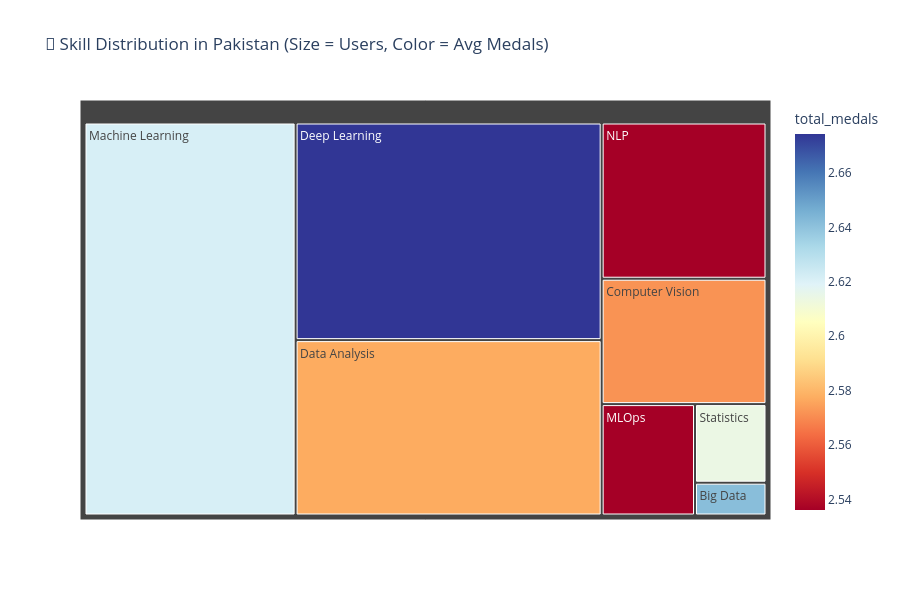

Notebook code for this chart:
### Markdown cell above
---

## 💼 Skills & Specialization Analysis

### Code cell
# Analyze primary skills
skill_stats = df.groupby('primary_skill').agg({
    'user_id': 'count',
    'total_medals': 'mean',
    'activity_score': 'mean',
    'followers': 'mean'
}).reset_index().sort_values('user_id', ascending=False)

# Create treemap
fig = px.treemap(skill_stats, 
                 path=['primary_skill'], 
                 values='user_id',
                 color='total_medals',
                 hover_data=['activity_score', 'followers'],
                 color_continuous_scale='RdYlBu',
                 title='🎯 Skill Distribution in Pakistan (Size = Users, Color = Avg Medals)')

fig.update_layout(height=600)
fig.show()

# Skills by city heatmap
city_skill = pd.crosstab(df['city'], df['primary_skill'], normalize='index') * 100

plt.figure(figsize=(14, 8))
sns.heatmap(city_skill, annot=True, fmt='.1f', cmap='YlOrRd', cbar_kws={'label': 'Percentage'})
plt.title('🗺️ Skill Specialization by City (%)', fontsize=16, fontweight='bold')
plt.xlabel('Primary Skill', fontsize=12)
plt.ylabel('City', fontsize=12)
plt.tight_layout()
plt.savefig('city_skills_heatmap.png', dpi=300, bbox_inches='tight')
plt.show()

print("\n💡 Key Insights:")
print(f"   • Most popular skill: {skill_stats.iloc[0]['primary_skill']} ({skill_stats.iloc[0]['user_id']} users)")
print(f"   • Highest medal rate: {skill_stats.loc[skill_stats['total_medals'].idxmax(), 'primary_skill']}")

### Figure 1 — Plotly figure (JSON) as saved in the notebook; plotly's stock layout.template omitted (floating-point values rounded to 4 significant figures)
{"data": [{"branchvalues": "total", "customdata": [["56.279466666666664", "50.190933333333334", 2.621], ["56.22126245847176", "49.709634551495014", 2.674], ["58.4921681780709", "47.0", 2.577], ["58.534364261168385", "51.987972508591064", 2.536], ["56.98286937901499", "52.42184154175589", 2.572], ["62.02127659574468", "55.55744680851064", 2.536], ["56.496062992125985", "47.803149606299215", 2.614], ["62.79245283018868", "46.660377358490564", 2.642]], "domain": {"x": [0, 1], "y": [0, 1]}, "hovertemplate": "labels=%{label}<br>user_id=%{value}<br>parent=%{parent}<br>id=%{id}<br>activity_score=%{customdata[0]}<br>followers=%{customdata[1]}<br>total_medals=%{color}<extra></extra>", "ids": ["Machine Learning", "Deep Learning", "Data Analysis", "NLP", "Computer Vision", "MLOps", "Statistics", "Big Data"], "labels": ["Machine Learning", "Deep Learning", "Data Analysis", "NLP", "Computer Vision", "MLOps", "Statistics", "Big Data"], "marker": {"coloraxis": "coloraxis", "colors": [2.621, 2.674, 2.577, 2.536, 2.572, 2.536, 2.614, 2.642]}, "name": "", "parents": ["", "", "", "", "", "", "", ""], "type": "treemap", "values": [1875.0, 1505.0, 1213.0, 582.0, 467.0, 235.0, 127.0, 53.0]}], "layout": {"coloraxis": {"colorbar": {"title": {"text": "total_medals"}}, "colorscale": [[0, "rgb(165,0,38)"], [0.1, "rgb(215,48,39)"], [0.2, "rgb(244,109,67)"], [0.3, "rgb(253,174,97)"], [0.4, "rgb(254,224,144)"], [0.5, "rgb(255,255,191)"], [0.6, "rgb(224,243,248)"], [0.7, "rgb(171,217,233)"], [0.8, "rgb(116,173,209)"], [0.9, "rgb(69,117,180)"], [1, "rgb(49,54,149)"]]}, "height": 600, "legend": {"tracegroupgap": 0}, "title": {"text": "🎯 Skill Distribution in Pakistan (Size = Users, Color = Avg Medals)"}}}
